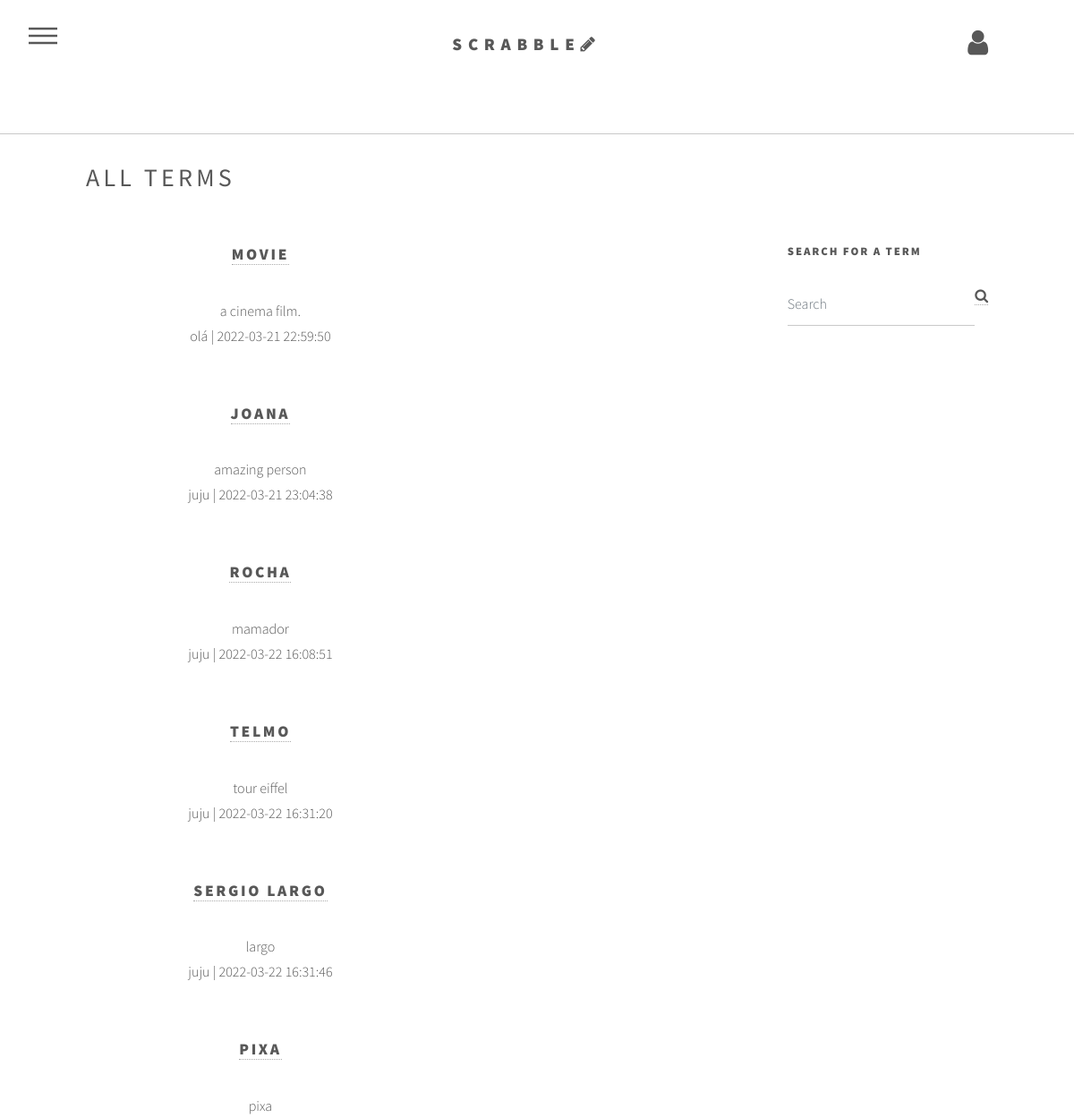
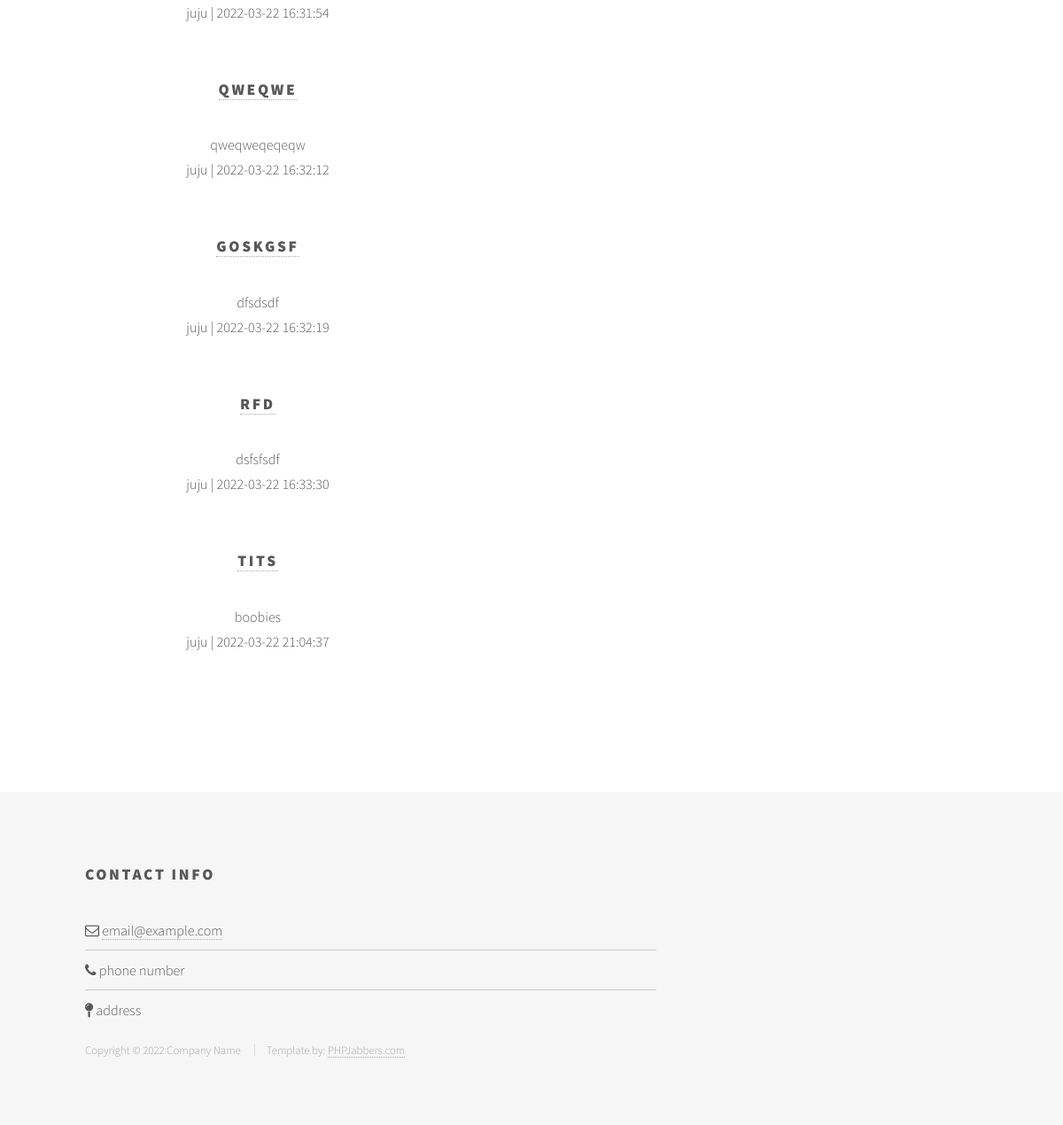
The app's page /terms.php (signed in) with its own data (2 pictures, top to bottom).
### tables this page shows
CREATE TABLE `terms` (
  `id` int(11) NOT NULL,
  `title` varchar(50) NOT NULL,
  `description` text NOT NULL,
  `timestamp` timestamp NOT NULL DEFAULT current_timestamp() ON UPDATE current_timestamp(),
  `username` varchar(50) NOT NULL
);

### terms.php (the view, shortened to what this page needs)
<?php
  if (isset($_SESSION['user_email']) && isset($_SESSION['user_username'])) {
?>
<!DOCTYPE HTML>
<html>
	<head>
		<link rel="stylesheet" href="assets/bootstrap/css/bootstrap.min.css" />
		<link rel="stylesheet" href="assets/css/main.css" />
	</head>
	<body class="is-preload">
			<div id="wrapper">
				<header id="header">
						<div class="inner">
								<a href="index.php" class="logo">
								<center><span class="title">Scrabble</span><span class="fa fa-pencil"></span></center>
								</a>
								<nav>
									<ul>
										<li><a href="#menu">Menu</a></li>
									</ul>
								</nav>
        					<a href="account.php"><i class="fa fa-user fa-2x" style="float: right;"></i></a>
					</header>
					<hr>
					<div id="main">
						<div class="inner">
						<h3 class="h3">All terms</h3>
							<div class="container-fluid">
								<div class="row">
									<div class="col-9">
										<div class="row">
											<div class="col-sm-6 text-center">
												<?php
												$conn = mysqli_connect("localhost", "root", "admin", "atw");
												$sql= "SELECT * FROM terms" ;
												$result= $conn-> query($sql);
												while ($row= $result-> fetch_assoc()){
												$id=$row['id'];
     												echo '<h2><a href="'. $id .'.php">', $row["title"], '</a></h2>';
     												echo $row["description"];
													echo "<br>";
      												echo "<p>", $row["username"], "&nbsp;|&nbsp;", $row["timestamp"], "</p>";
													echo "<br>";
												}
												?>
											</div>
										</div>
									</div>
									<div class="col-3">
										<div class="form-group">
				                            <h4>Search for a term</h4>
				                        </div>
										<div class="form-group">
				                            <div class="input-group">
				                                <input type="text" class="form-control" placeholder="Search" aria-label="Search" aria-describedby="basic-addon2">
				                                <span class="input-group-addon"><a href="#"><i class="fa fa-search"></i></a></span>
				                            </div>
				                        </div>
				                    </div>
								</div>
							</div>
						</div>
					</div>
					<footer id="footer">
						<div class="inner">
						<section>
								<h2>Contact Info</h2>
								<ul class="alt">
									<li><span class="fa fa-envelope-o"></span> <a href="#">email@example.com</a></li>
									<li><span class="fa fa-phone"></span> phone number </li>
									<li><span class="fa fa-map-pin"></span> address </li>
								</ul>
							</section>
							<ul class="copyright">
								<li>Copyright © 2022 Company Name </li>
								<li>Template by: <a href="https://www.phpjabbers.com/">PHPJabbers.com</a></li>
							</ul>
						</div>
					</footer>
			</div>
	</body>
</html>
<?php
}else {
   header("location: login.php");
}
 ?>

### records on screen
terms: title "MOVIE", description "a cinema film.", username "olá", timestamp "2022-03-21 22:59:50"
terms: title "JOANA", description "amazing person", username "juju", timestamp "2022-03-21 23:04:38"
terms: title "ROCHA", description "mamador", username "juju", timestamp "2022-03-22 16:08:51"
terms: title "TELMO", description "tour eiffel", username "juju", timestamp "2022-03-22 16:31:20"
terms: title "SERGIO LARGO", description "largo", username "juju", timestamp "2022-03-22 16:31:46"
terms: title "PIXA", description "pixa", username "juju", timestamp "2022-03-22 16:31:54"
terms: title "QWEQWE", description "qweqweqeqeqw", username "juju", timestamp "2022-03-22 16:32:12"
terms: title "GOSKGSF", description "dfsdsdf", username "juju", timestamp "2022-03-22 16:32:19"
terms: title "RFD", description "dsfsfsdf", username "juju", timestamp "2022-03-22 16:33:30"
terms: title "TITS", description "boobies", username "juju", timestamp "2022-03-22 21:04:37"
